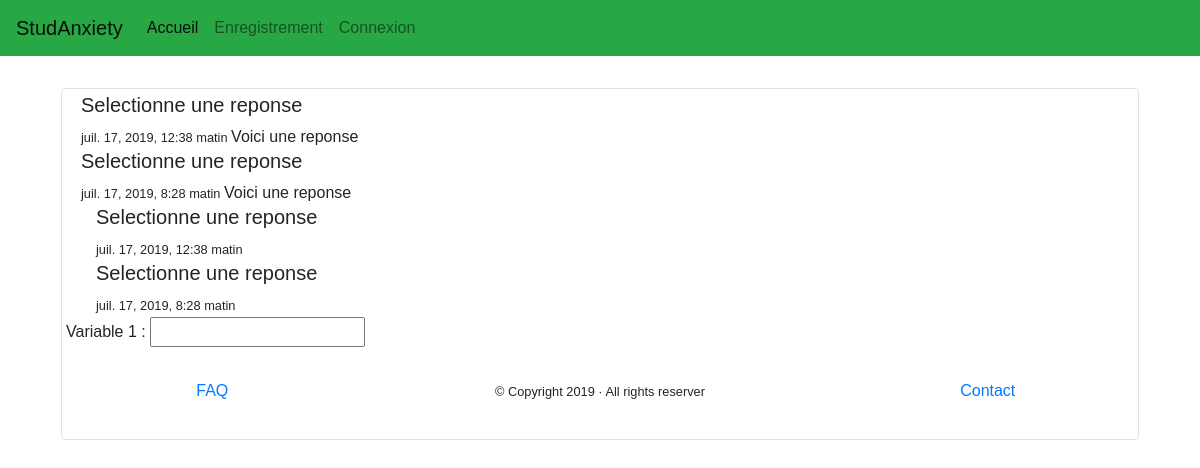
The page /module/AnalyseQuestionnaire/62 on the database its author committed.
### module/models.py (models this page shows, shortened)
class Question(models.Model):
    INPUT_TYPE = [(1, 'Selectionner une réponse'), (2, 'Bouton radio'),(3, 'Case à cocher'),(4, "Reponse libre")]
    inputType = models.IntegerField(choices=INPUT_TYPE)
    MULTIPLE_INPUT = [(True, 'Plusieurs choix de réponses possibles'), (False, 'Une seul réponse')]
    isMultipleRep = models.BooleanField(default=False, choices=MULTIPLE_INPUT)
    consigne =   models.CharField(max_length=250, null=True, blank=True)
    intervaleGraduerInput = models.PositiveSmallIntegerField(default=0, validators=[MaxValueValidator(100)]) # si différent de 0 c'est un input de type gradué
    questionnaire  = models.ForeignKey(Questionnaire, on_delete=models.CASCADE,blank=True, null=True)
    question =   models.CharField(max_length=250)
    ordre = models.PositiveSmallIntegerField(blank=True, null=True)

### module/views.py (the view)
# urls.py: path('AnalyseQuestionnaire/<int:pk>', views.questionnaireAnalyse, name='questionnaire'),
def questionnaireAnalyse(request, pk):
    enAtt = enAttente.objects.get(pk=pk)
    rep = Resultat.objects.filter(enAttente=enAtt, reponse__isnull=False).values("question__question", "reponse__reponse","created_at").order_by("question")
    print(rep)
    repLibre = Resultat.objects.filter(enAttente=enAtt, reponseLibre__isnull=False).values("question__question", "reponseLibre", "created_at")
    print(repLibre)
    return render(request, "module/Affiche/AnalyseQuestionnaire.html", {'enAtt':enAtt, "repLibre":repLibre, "rep":rep})

### module/templates/module/Affiche/AnalyseQuestionnaire.html (shortened to what this page needs)
{% extends 'layouts/baseClient.html'%}
{% load static %}
{% block content %}
<div class="container">
    <div style="overflow-y: scroll;" class="row m-3 p-1 border rounded">
        {% for reponse in rep %}
        {% ifchanged %}
           <div class="col-12">
           <h5>{{reponse.question__question}} </h5>
           <small>{{reponse.created_at}} </small>
        {% endifchanged %}
            {{reponse.reponse__reponse}}
        {% ifchanged reponse.question__question %}
        </div>
        {% endifchanged %}
        {% endfor %}
        {% for reponse in repLibre %}
        {% ifchanged %}
           <div class="col-12">
           <h5>{{reponse.question__question}} </h5>
           <small>{{reponse.created_at}} </small>
        {% endifchanged %}
        {% ifchanged reponse.question__question %}
        </div>
        {% endifchanged %}
        {% endfor %}
    </div>
    <div class="row">
        <form method="post">
            <div>
                Variable 1 :
                    <input type="text">
            </div>
        </form>
    </div>
    </div>
{% endblock content %}

### static/Style.css (style rules this page uses)
body { font-family: sans-serif; }

### rows shown on the page
Question: question__question "Selectionne une reponse", created_at "juil. 17, 2019, 12:38 matin", created_at "juil. 17, 2019, 8:28 matin"

### other values the page prints
{{ reponse.question__question }} "Selectionne une reponse" "Selectionne une reponse"
{{ reponse.created_at }} "juil. 17, 2019, 12:38 matin" "juil. 17, 2019, 8:28 matin"
{{ reponse.reponse__reponse }} "Voici une reponse" "Voici une reponse"
